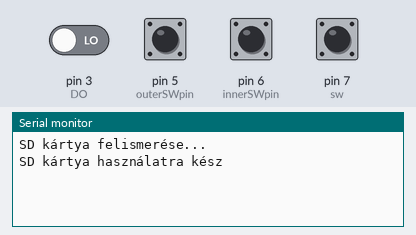
Simulated run of this sketch. Board: Arduino Uno, built with avr-gcc and run on an emulated ATmega328P. On the bench: the last lines printed to the serial monitor. Inputs (shaded band) come from the test bench; at power-on: pin 5 (outerSWpin), pin 6 (innerSWpin) HIGH, pin 3 (DO), pin 7 (sw) LOW. The local clock reads 2024-03-15 10:24:30 at power-on unless the sketch sets it; storage starts empty.

Above: at 3.4 s.
3.5 s: pin 7 (sw) pulled HIGH for 0.15 s
At 4.3 s:
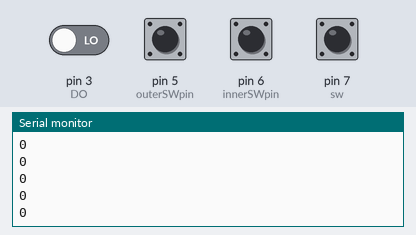
5.5 s: pin 6 (innerSWpin) pulled LOW for 0.15 s
At 6.1 s:
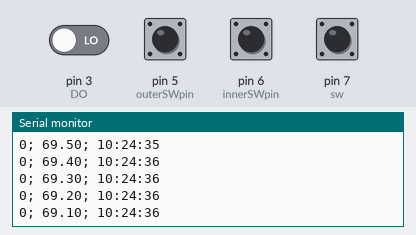
7.1 s: pin 3 (DO) driven HIGH
10.1 s: pin 3 (DO) driven LOW
13.1 s: pin 3 (DO) driven HIGH
16.1 s: pin 5 (outerSWpin) pulled LOW for 0.15 s
At 17.0 s:
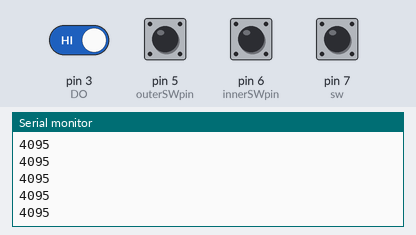
Timing chart, 0 to 18.7 s (numbered marks = the images above; inputs shaded):
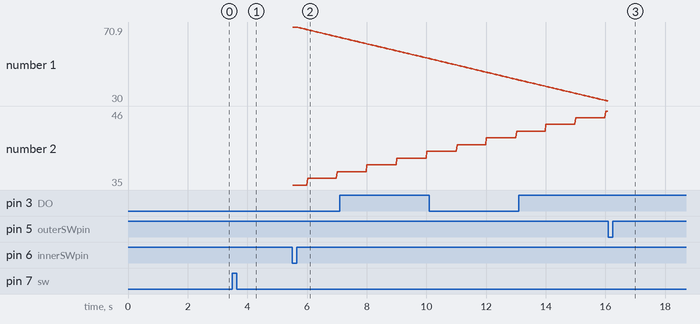

The sketch:

data_logger.ino
```cpp
#include <SPI.h>
#include <SD.h>
#include <Wire.h>
#include "RTClib.h"

RTC_DS1307 rtc;

char daysOfTheWeek[7][12] = {"Sunday", "Monday", "Tuesday", "Wednesday", "Thursday", "Friday", "Saturday"};
int CS = 4;
int CLK = 2;
int DO = 3;
int sdCS = 10;
int sw = 7;
char time_buf[16];
int outerSWpin = 5;
int innerSWpin = 6;
float dist = 0;
bool vSW = HIGH;

void setup() {
  pinMode(CS, OUTPUT);
  pinMode(CLK, OUTPUT);
  pinMode(DO, INPUT);
  pinMode(sw, INPUT);
  pinMode(outerSWpin, INPUT_PULLUP);
  pinMode(innerSWpin, INPUT_PULLUP);
  digitalWrite(CS, HIGH);
  digitalWrite(CLK, LOW);
  Serial.begin(9600);
  delay(2000);
  Initialize_SD();
  delay(100);
  Initialize_RTC();
  delay(100);
  //rtc.adjust(DateTime(F(__DATE__), F(__TIME__)));
  //delay(100);
  }

void loop() {
  bool sw_state = digitalRead(sw);
  if(sw_state == HIGH){
    while(digitalRead(outerSWpin) == HIGH and digitalRead(innerSWpin) == HIGH){
      delayMicroseconds(1);
      sw_state = digitalRead(sw);
      if(sw_state == LOW){
        break;
      }
    }
    for(int i = 0; i <= 1800 ; i++){   //1800szor mer, kb. 3 kor

      //Serial.println(i);
      //delay(500);

    File myFile = SD.open("test.txt",FILE_WRITE);
    if (myFile){
      //for(int i = 0; i =1 ; i++){
        bool outerSW = digitalRead(outerSWpin);
        bool innerSW = digitalRead(innerSWpin);
        if(outerSW == LOW or innerSW == LOW){
          //virtual_sw(outerSW, innerSW);
          if(outerSW == LOW){
            vSW = HIGH;
            dist = 0;  //mm
            //i++;
            }
          else if(innerSW == LOW){
            vSW = LOW;
            dist = 71;  //mm
            //i++;
            }
        }

      if(vSW == HIGH){   //befele megy
        DateTime now = rtc.now();
        word result = ADCread();
        myFile.print(ADCread());
        Serial.println(result);
        myFile.print(";");
        //Serial.print("; ");
        dist = dist + 0.1;
        myFile.print(dist);
        //Serial.print(dist);
        myFile.print(";");
        //Serial.print("; ");
        sprintf(time_buf,"%02u:%02u:%02u ", now.hour(),now.minute(),now.second());
        int h = now.hour();
        int m = now.minute();
        int s = now.second();
        myFile.print(h);
        myFile.print(":");
        myFile.print(m);
        myFile.print(":");
        myFile.println(s);
        //Serial.println(time_buf);
        delay(1);
        //myFile.close();
        }

      else if(vSW == LOW){   //kifele megy
        DateTime now = rtc.now();
        word result = ADCread();
        myFile.print(ADCread());
        Serial.print(result);
        myFile.print(";");
        Serial.print("; ");
        dist = dist - 0.1;
        myFile.print(dist);
        Serial.print(dist);
        myFile.print(";");
        Serial.print("; ");
        sprintf(time_buf,"%02u:%02u:%02u ", now.hour(),now.minute(),now.second());
        int h = now.hour();
        int m = now.minute();
        int s = now.second();

        myFile.print(h);
        myFile.print(":");
        myFile.print(m);
        myFile.print(":");
        myFile.println(s);
        Serial.println(time_buf);
        delay(1);
        //myFile.close();
        }
      myFile.close();
      delay(10);

    }
    }
    delay(600000);  //meresek kozott 10 perc
  }
}
/*
void virtual_sw(bool outerSW, bool innerSW) {
  if(outerSW == LOW){
    vSW = HIGH;
    dist = 0;
  }
  else if(innerSW = LOW){
    vSW = LOW;
    dist = 7;
  }

}*/

word ADCread() {
  word _word = 0;
  digitalWrite(CS, LOW);
  delayMicroseconds(2);
  digitalWrite(CLK, HIGH);
  delayMicroseconds(2);
  digitalWrite(CS, HIGH);
  delayMicroseconds(0.1);
  digitalWrite(CS, LOW);
  delayMicroseconds(4);  //Wake-Up time
  digitalWrite(CLK, LOW);
  delayMicroseconds(8); //Conversion time
  for (int j=2; j>=0; j--)
    { digitalWrite(CLK, HIGH);
    delayMicroseconds(2);
    digitalWrite(CLK, LOW);
    delayMicroseconds(2); }
  for (int i=11; i>=0; i--) {
    digitalWrite(CLK, HIGH);
    delayMicroseconds(2);
    digitalWrite(CLK, LOW);
    delayMicroseconds(2);
    if (digitalRead(DO)) {
      _word |= (1 << i);
      }
    }
  digitalWrite(CS, HIGH);
  return _word;
  }


void Initialize_SD() {
  while (!Serial)
    { //;
    }
    Serial.println("SD kártya felismerése...");
  if (!SD.begin(sdCS)) {
    Serial.println("SD kártya felismerése nem sikerült!");
    while (1);
    }
  Serial.println("SD kártya használatra kész");
}


void Initialize_RTC() {
  if (! rtc.begin()) {
    Serial.println("Couldn't find RTC");
    while (1);
    }
  if (!rtc.isrunning()) {
    Serial.println("RTC lost power, lets set the time!");

    // Comment out below lines once you set the date & time.
    // Following line sets the RTC to the date & time this sketch was compiled
    //rtc.adjust(DateTime(F(__DATE__), F(__TIME__)));

    // Following line sets the RTC with an explicit date & time
    // for example to set January 27 2017 at 12:56 you would call:
    //rtc.adjust(DateTime(2021, 5, 10, 13, 14, 0));
    }
}
```

Measured:
- after the input at 3.5 s, the serial monitor: prints a new line after 0.16 s (image 1)
- after the input at 5.5 s, the serial monitor: prints a new line at once (image 2)
